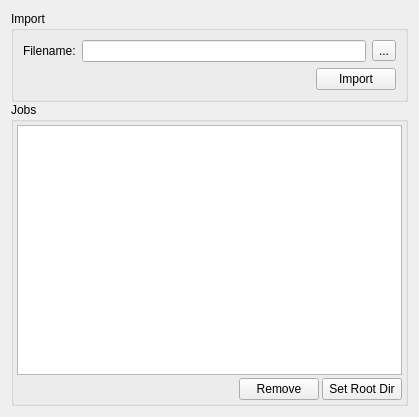
<?xml version="1.0" encoding="UTF-8"?>
<ui version="4.0">
 <class>ArchiveManagerDialog</class>
 <widget class="QWidget" name="ArchiveManagerDialog">
  <property name="geometry">
   <rect>
    <x>0</x>
    <y>0</y>
    <width>419</width>
    <height>417</height>
   </rect>
  </property>
  <property name="windowTitle">
   <string>Form</string>
  </property>
  <layout class="QVBoxLayout" name="verticalLayout">
   <property name="spacing">
    <number>0</number>
   </property>
   <item>
    <widget class="QGroupBox" name="groupBox">
     <property name="sizePolicy">
      <sizepolicy hsizetype="Preferred" vsizetype="Fixed">
       <horstretch>0</horstretch>
       <verstretch>0</verstretch>
      </sizepolicy>
     </property>
     <property name="title">
      <string>Import</string>
     </property>
     <layout class="QVBoxLayout" name="verticalLayout_2">
      <item>
       <layout class="QHBoxLayout" name="horizontalLayout">
        <item>
         <widget class="QLabel" name="label">
          <property name="text">
           <string>Filename:</string>
          </property>
         </widget>
        </item>
        <item>
         <widget class="QLineEdit" name="filenameLineEdit"/>
        </item>
        <item>
         <widget class="QToolButton" name="browseButton">
          <property name="text">
           <string>...</string>
          </property>
         </widget>
        </item>
       </layout>
      </item>
      <item>
       <layout class="QHBoxLayout" name="horizontalLayout_2">
        <item>
         <spacer name="horizontalSpacer">
          <property name="orientation">
           <enum>Qt::Horizontal</enum>
          </property>
          <property name="sizeHint" stdset="0">
           <size>
            <width>40</width>
            <height>20</height>
           </size>
          </property>
         </spacer>
        </item>
        <item>
         <widget class="QPushButton" name="importButton">
          <property name="text">
           <string>Import</string>
          </property>
         </widget>
        </item>
       </layout>
      </item>
     </layout>
    </widget>
   </item>
   <item>
    <widget class="QGroupBox" name="groupBox_2">
     <property name="title">
      <string>Jobs</string>
     </property>
     <layout class="QVBoxLayout" name="verticalLayout_3">
      <property name="spacing">
       <number>3</number>
      </property>
      <property name="leftMargin">
       <number>3</number>
      </property>
      <property name="topMargin">
       <number>3</number>
      </property>
      <property name="rightMargin">
       <number>3</number>
      </property>
      <property name="bottomMargin">
       <number>3</number>
      </property>
      <item>
       <widget class="QListView" name="listView"/>
      </item>
      <item>
       <layout class="QHBoxLayout" name="horizontalLayout_3">
        <item>
         <spacer name="horizontalSpacer_2">
          <property name="orientation">
           <enum>Qt::Horizontal</enum>
          </property>
          <property name="sizeHint" stdset="0">
           <size>
            <width>40</width>
            <height>20</height>
           </size>
          </property>
         </spacer>
        </item>
        <item>
         <widget class="QPushButton" name="removeButton">
          <property name="text">
           <string>Remove</string>
          </property>
         </widget>
        </item>
        <item>
         <widget class="QPushButton" name="setRootButton">
          <property name="text">
           <string>Set Root Dir</string>
          </property>
         </widget>
        </item>
       </layout>
      </item>
     </layout>
    </widget>
   </item>
  </layout>
 </widget>
 <resources/>
 <connections/>
</ui>
